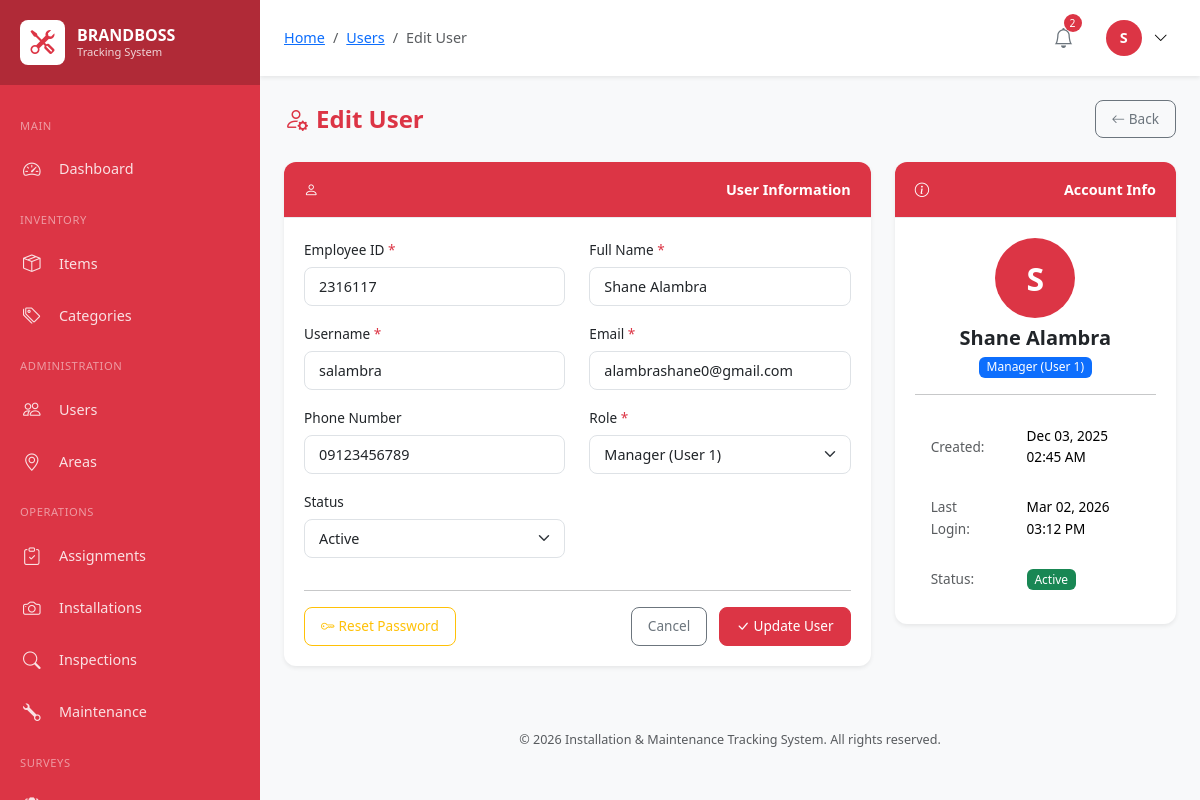
Screenshot of /modules/users/edit.php?id=2 (signed in) with the database file from the repository.
### tables this page shows
CREATE TABLE `users` (
  `id` int(10) UNSIGNED NOT NULL,
  `employee_id` varchar(50) NOT NULL,
  `username` varchar(100) NOT NULL,
  `password` varchar(255) NOT NULL,
  `email` varchar(150) NOT NULL,
  `full_name` varchar(200) NOT NULL,
  `phone` varchar(20) DEFAULT NULL,
  `role` enum('super_admin','user_1','user_2','user_3','user_4') NOT NULL,
  `profile_image` varchar(255) DEFAULT NULL,
  `status` enum('active','inactive','suspended') DEFAULT 'active',
  `last_login` datetime DEFAULT NULL,
  `created_by` int(10) UNSIGNED DEFAULT NULL,
  `created_at` timestamp NOT NULL DEFAULT current_timestamp(),
  `updated_at` timestamp NOT NULL DEFAULT current_timestamp() ON UPDATE current_timestamp()
);

### modules/users/edit.php (the view, shortened to what the rows shown need)
<?php
require_once '../../includes/header.php';
$auth->requirePermission('users');
$db = Database::getInstance();
$currentRole = $auth->role();
$errors = [];
$userId = intval($_GET['id'] ?? $_POST['id'] ?? 0);
$user = $db->fetch("SELECT * FROM users WHERE id = ?", [$userId]);
$manageableRoles = $currentRole === 'super_admin'
    ? ['super_admin' => 'Super Admin', 'user_1' => 'Manager (User 1)', 'user_2' => 'Installer (User 2)', 'user_3' => 'Inspector (User 3)', 'user_4' => 'Maintenance (User 4)']
    : ['user_2' => 'Installer (User 2)', 'user_3' => 'Inspector (User 3)', 'user_4' => 'Maintenance (User 4)'];
?>
<div class="d-flex justify-content-between align-items-center mb-4">
    <h1 class="page-title mb-0">
        <i class="bi bi-person-gear me-2"></i>Edit User
    </h1>
</div>
<div class="row">
    <div class="col-lg-8">
        <div class="card">
            <div class="card-body">
                <form method="POST" action="">
                    <div class="row">
                        <div class="col-md-6 mb-3">
                            <label for="employee_id" class="form-label">Employee ID <span class="text-danger">*</span></label>
                            <input type="text" class="form-control <?php echo isset($errors['employee_id']) ? 'is-invalid' : ''; ?>"
                                   id="employee_id" name="employee_id"
                                   value="<?php echo clean($_POST['employee_id'] ?? $user['employee_id']); ?>" required>
                        </div>
                        <div class="col-md-6 mb-3">
                            <label for="full_name" class="form-label">Full Name <span class="text-danger">*</span></label>
                            <input type="text" class="form-control <?php echo isset($errors['full_name']) ? 'is-invalid' : ''; ?>"
                                   id="full_name" name="full_name"
                                   value="<?php echo clean($_POST['full_name'] ?? $user['full_name']); ?>" required>
                        </div>
                        <div class="col-md-6 mb-3">
                            <label for="username" class="form-label">Username <span class="text-danger">*</span></label>
                            <input type="text" class="form-control <?php echo isset($errors['username']) ? 'is-invalid' : ''; ?>"
                                   id="username" name="username"
                                   value="<?php echo clean($_POST['username'] ?? $user['username']); ?>" required>
                        </div>
                        <div class="col-md-6 mb-3">
                            <label for="email" class="form-label">Email <span class="text-danger">*</span></label>
                            <input type="email" class="form-control <?php echo isset($errors['email']) ? 'is-invalid' : ''; ?>"
                                   id="email" name="email"
                                   value="<?php echo clean($_POST['email'] ?? $user['email']); ?>" required>
                        </div>
                        <div class="col-md-6 mb-3">
                            <label for="phone" class="form-label">Phone Number</label>
                            <input type="tel" class="form-control" id="phone" name="phone"
                                   value="<?php echo clean($_POST['phone'] ?? $user['phone']); ?>">
                        </div>
                        <div class="col-md-6 mb-3">
                            <label for="role" class="form-label">Role <span class="text-danger">*</span></label>
                            <select class="form-select <?php echo isset($errors['role']) ? 'is-invalid' : ''; ?>"
                                    id="role" name="role" required>
                                <?php foreach ($manageableRoles as $key => $label): ?>
                                <option value="<?php echo $key; ?>" <?php echo ($_POST['role'] ?? $user['role']) === $key ? 'selected' : ''; ?>>
                                    <?php echo $label; ?>
                                </option>
                                <?php endforeach; ?>
                            </select>
                        </div>
                        <div class="col-md-6 mb-3">
                            <label for="status" class="form-label">Status</label>
                            <select class="form-select" id="status" name="status">
                                <option value="active" <?php echo ($_POST['status'] ?? $user['status']) === 'active' ? 'selected' : ''; ?>>Active</option>
                            </select>
                        </div>
                    </div>
                </form>
            </div>
        </div>
    </div>
    <div class="col-lg-4">
        <div class="card">
            <div class="card-body">
                <div class="text-center mb-3">
                    <div class="user-avatar mx-auto mb-2" style="width: 80px; height: 80px; font-size: 2rem;">
                        <?php echo strtoupper(substr($user['full_name'], 0, 1)); ?>
                    </div>
                    <h5 class="mb-1"><?php echo clean($user['full_name']); ?></h5>
                    <span class="badge bg-<?php echo $user['role'] === 'super_admin' ? 'danger' : 'primary'; ?>">
                        <?php echo roleName($user['role']); ?>
                    </span>
                </div>
                <table class="table table-sm table-borderless mb-0">
                    <tr>
                        <td class="text-muted">Created:</td>
                        <td><?php echo formatDateTime($user['created_at']); ?></td>
                    </tr>
                    <tr>
                        <td class="text-muted">Last Login:</td>
                        <td><?php echo $user['last_login'] ? formatDateTime($user['last_login']) : '<span class="text-muted">Never</span>'; ?></td>
                    </tr>
                    <tr>
                        <td><?php echo statusBadge($user['status']); ?></td>
                    </tr>
                </table>
            </div>
        </div>
    </div>
</div>
<?php require_once '../../includes/footer.php'; ?>

### includes/header.php (shortened to what the rows shown need)
<?php
require_once __DIR__ . '/../classes/Database.php';
require_once __DIR__ . '/../classes/Auth.php';
require_once __DIR__ . '/helpers.php';
$auth = Auth::getInstance();
$auth->requireAuth();
$currentUser = $auth->user();
?>
<!DOCTYPE html>
<html lang="en">
<head>
    <link href="https://cdn.jsdelivr.net/npm/bootstrap@5.3.2/dist/css/bootstrap.min.css" rel="stylesheet">
    <link href="https://cdn.jsdelivr.net/npm/bootstrap-icons@1.11.1/font/bootstrap-icons.css" rel="stylesheet">
    <link href="https://cdn.datatables.net/1.13.6/css/dataTables.bootstrap5.min.css" rel="stylesheet">
    <link href="<?php echo APP_URL; ?>/assets/css/style.css" rel="stylesheet">
    <link href="https://unpkg.com/leaflet@1.9.4/dist/leaflet.css" rel="stylesheet">
</head>
<body>
    <main class="main-content">
        <header class="top-navbar">
            <div class="navbar-right">
                <div class="dropdown user-dropdown">
                    <button class="user-btn" data-bs-toggle="dropdown">
                        <div class="user-avatar">
                            <?php echo strtoupper(substr($currentUser['full_name'], 0, 1)); ?>
                        </div>
                        <i class="bi bi-chevron-down ms-1"></i>
                    </button>
                </div>
            </div>
        </header>
        <div class="content-area">

### includes/helpers.php (shortened to what the rows shown need)
<?php
function clean($data) {
    return htmlspecialchars(trim($data), ENT_QUOTES, 'UTF-8');
}
function formatDateTime(?string $datetime, string $format = 'M d, Y h:i A'): string {
    return date($format, strtotime($datetime));
}
function statusBadge(string $status): string {
    $color = STATUS_COLORS[$status] ?? 'secondary';
    $label = ucwords(str_replace('_', ' ', $status));
    return "<span class=\"badge bg-{$color}\">{$label}</span>";
}
function roleName(string $role): string {
    return ROLES[$role] ?? $role;
}

### rows the page displays
users: full_name "S"
users: employee_id "2316117", full_name "Shane Alambra", username "salambra", email "alambrashane0@gmail.com", phone "09123456789", role "Manager (User 1)", status "Active", full_name "S", created_at "Dec 03, 2025 02:45 AM", last_login "Mar 02, 2026 03:12 PM"

### other values shown
$crumb['title'] "Users"
$crumb['title'] "Edit User"
$notificationCount "2"
APP_NAME "Installation & Maintenance Tracking System"
